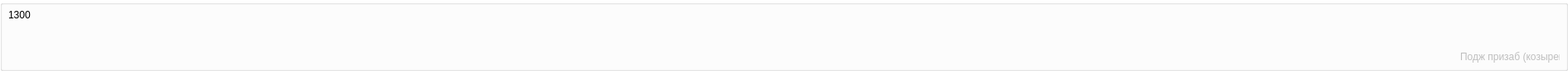
         <widget class="QGroupBox" name="groupBox13">
          <property name="sizePolicy">
           <sizepolicy hsizetype="Preferred" vsizetype="Fixed">
            <horstretch>0</horstretch>
            <verstretch>0</verstretch>
           </sizepolicy>
          </property>
          <property name="minimumSize">
           <size>
            <width>0</width>
            <height>80</height>
           </size>
          </property>
          <property name="maximumSize">
           <size>
            <width>1890</width>
            <height>120</height>
           </size>
          </property>
          <property name="styleSheet">
           <string notr="true">QGroupBox{
                        background-color: #fff;
                        }</string>
          </property>
          <property name="title">
           <string/>
          </property>
          <widget class="QWidget" name="horizontalLayoutWidget_13">
           <property name="geometry">
            <rect>
             <x>50</x>
             <y>10</y>
             <width>1781</width>
             <height>61</height>
            </rect>
           </property>
           <layout class="QHBoxLayout" name="layout_1300">
            <property name="spacing">
             <number>0</number>
            </property>
           </layout>
          </widget>
          <widget class="QLabel" name="label_16">
           <property name="geometry">
            <rect>
             <x>10</x>
             <y>10</y>
             <width>41</width>
             <height>16</height>
            </rect>
           </property>
           <property name="text">
            <string>1300</string>
           </property>
          </widget>
          <widget class="QLabel" name="koz_label">
           <property name="enabled">
            <bool>false</bool>
           </property>
           <property name="geometry">
            <rect>
             <x>1760</x>
             <y>60</y>
             <width>120</width>
             <height>16</height>
            </rect>
           </property>
           <property name="text">
            <string>Подж призаб (козырек)</string>
           </property>
          </widget>
          <widget class="QLabel" name="label_44">
           <property name="geometry">
            <rect>
             <x>1860</x>
             <y>30</y>
             <width>31</width>
             <height>21</height>
            </rect>
           </property>
           <property name="text">
            <string/>
           </property>
           <property name="pixmap">
            <pixmap>../../image/img tools/slidebar_pos.png</pixmap>
           </property>
          </widget>
         </widget>
